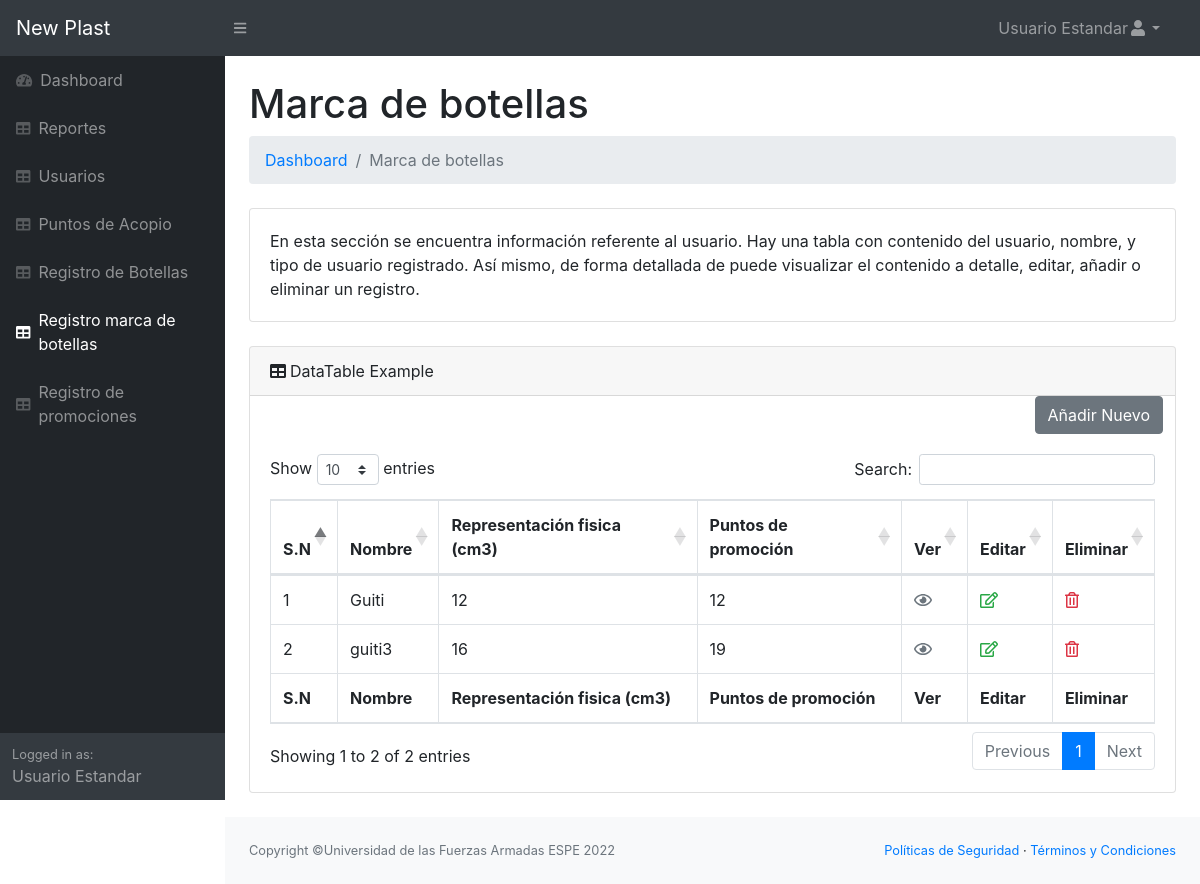
/respaldo-admin/marca_botellas.php (signed in), run on the app's committed database.
### tables this page shows
CREATE TABLE `marca_botellas` (
  `id` int(11) NOT NULL,
  `nombre_marca` varchar(100) NOT NULL,
  `representacion_fisica` int(11) NOT NULL,
  `foto` longblob NOT NULL,
  `puntos_promocion` int(11) NOT NULL
);

### respaldo-admin/marca_botellas.php (the view, shortened to what this page needs)
<!DOCTYPE html>
<html lang="en">
    <head>
		<link href="css/styles.css" rel="stylesheet" />
		<link href="css/estilo1.css" rel="stylesheet" />
		<link href="https://cdn.datatables.net/1.10.20/css/dataTables.bootstrap4.min.css" rel="stylesheet" />
	</head>
	<body class="sb-nav-fixed">
		<?php
			include('partials/header.php');
		?>
		<div id="layoutSidenav">
			<?php
				include('partials/sidebar.php');
			?>
			<div id="layoutSidenav_content">
				<main>
					<div class="container-fluid">
						<h1 class="mt-4">Marca de botellas</h1>
						<ol class="breadcrumb mb-4">
							<li class="breadcrumb-item"><a href="principal.php">Dashboard</a></li>
							<li class="breadcrumb-item active">Marca de botellas</li>
						</ol>
						<div class="card mb-4">
							<div class="card-body">En esta sección se encuentra información referente al usuario.
								Hay una tabla con contenido del usuario, nombre, y tipo de usuario
								registrado. Así mismo, de forma detallada de puede visualizar el contenido a detalle, editar,
								añadir o eliminar un registro.</div>
						</div>
						<div class="card mb-4">
							<div class="card-header"><i class="fas fa-table mr-1"></i>DataTable Example</div>
							<div class="col text-right">
                                <a href="insertar_marcabotellas.php?" class="btn btn-secondary content-link1">Añadir Nuevo </a>
                            </div>
							<div class="card-body">
								<div class="table-responsive">
									<table class="table table-bordered" id="dataTable" width="100%" cellspacing="0">
										<thead>
											<tr>
												<th>S.N</th>
												<th>Nombre</th>
												<th>Representación fisica (cm3)</th>
												<th>Puntos de promoción</th>
												<th>Ver</th>
                                                <th>Editar</th>
                                                <th>Eliminar</th>
											</tr>
										</thead>
										<tfoot>
											<tr>
                                                <th>S.N</th>
												<th>Nombre</th>
												<th>Representación fisica (cm3)</th>
												<th>Puntos de promoción</th>
												<th>Ver</th>
                                                <th>Editar</th>
                                                <th>Eliminar</th>
											</tr>
										</tfoot>
										<tbody>
											<?php
											require_once('conexion.php');
											$sql1="SELECT * FROM marca_botellas ORDER BY id ASC";
											$res1= $mysqli->query($sql1);
											if($res1->num_rows>0)
											{$i=1;
											while($data = $res1->fetch_assoc()) { ?>
												<tr>
													<td><?php echo $i; ?></td>
													<td><?php echo $data['nombre_marca']; ?></td>
													<td><?php echo $data['representacion_fisica']; ?></td>
													<td><?php echo $data['puntos_promocion']; ?></td>
													<td><a href="ver_marcabotellas.php?view=<?php echo $data['id']; ?>" class="text-secondary content-link1"><i class='far fa-eye'></i></a></td>
                                                    <td><a href="editar_marcabotellas.php?edit=<?php echo $data['id']; ?>" class="text-success content-link1"><i onclick="cargar()" class=' far fa-edit'></i></a></td>
													<td><a href="javascript:void(0)" class="text-danger delete" name="marca_botellas" id="<?php echo $data['id']; ?>"><i class='far fa-trash-alt'></i></a></td>
												</tr>
											<?php
											$i++;}
										 } ?>
										</tbody>
									</table>
								</div>
								</div>
								</div>
											</div>
					</main>
				<?php
				include('partials/footer.php');
				?>
	</body>
</html>

### data on the page
marca_botellas: nombre_marca "Guiti", representacion_fisica "12", puntos_promocion "12"
marca_botellas: nombre_marca "guiti3", representacion_fisica "16", puntos_promocion "19"

### other printed values
$nombre "Usuario Estandar"
$_SESSION['nombre'] "Usuario Estandar"
